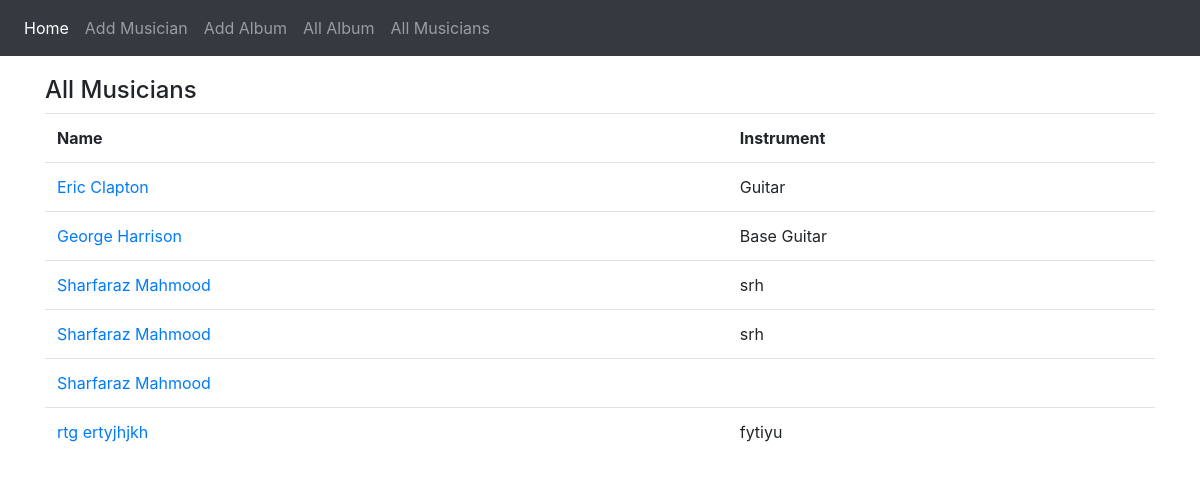
The app's page /first_app/all_musicians/ with its own data.
### first_app/models.py (models this page shows, shortened)
class Musician(models.Model):
    first_name = models.CharField(max_length=50)
    last_name = models.CharField(max_length=50)
    instrument = models.CharField(max_length=100, blank=True)

### first_app/views.py (the view)
# urls.py: path('all_musicians/', views.all_musicians, name='all_musicians'),
def all_musicians(request):
    all_musicians = Musician.objects.order_by("first_name")
    dict = {'title':"Musicians",
            'musician_list':all_musicians}
    return render(request, 'first_app/all_musicians.html', context=dict)

### first_app/templates/first_app/all_musicians.html
{% extends "first_app/base.html" %}
{% block body_block %}
  <h4>All Musicians</h4>
  <table class="table table-bordared">
    <tr>
      <th>Name</th><th>Instrument</th>
      {% for artist in musician_list %}
      <tr>
        <td> <a href="{% url 'first_app:musician_update' pk=artist.pk %}">
          {{ artist.first_name }} {{artist.last_name}}</a> </td><td>{{ artist.instrument }}</td>
      </tr>
      {% endfor %}
    </tr>
  </table>
{% endblock %}

### records on screen
Musician: first_name "Eric", last_name "Clapton", instrument "Guitar"
Musician: first_name "George", last_name "Harrison", instrument "Base Guitar"
Musician: first_name "Sharfaraz", last_name "Mahmood", instrument "srh"
Musician: first_name "Sharfaraz", last_name "Mahmood", instrument "srh"
Musician: first_name "Sharfaraz", last_name "Mahmood"
Musician: first_name "rtg", last_name "ertyjhjkh", instrument "fytiyu"
